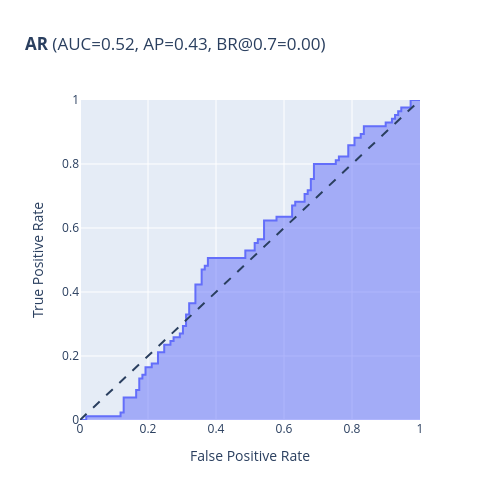

The code cell stored with this chart in its notebook:
### Code cell
res_ar = mahalanobis_based_metrics(AR_coeffs, y, annotated_windows_df.index.values, algorithm_name='AR')
res_ar[-1]
